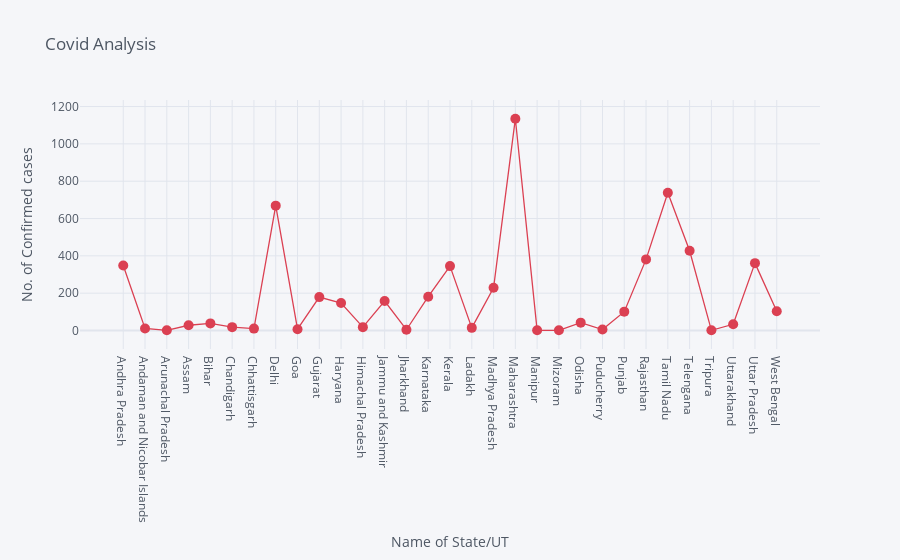
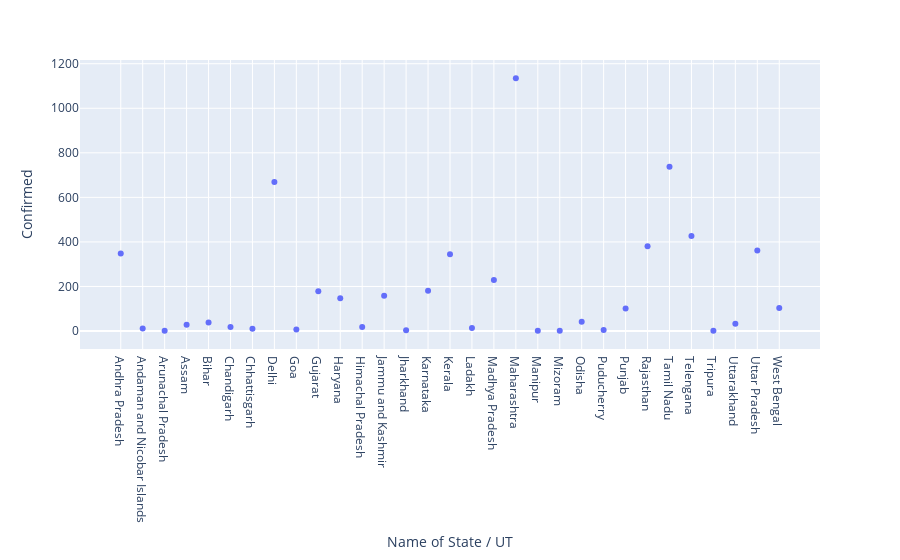

Here is the notebook cell these charts were saved with, in order:
### Code cell
df.iplot(kind='scatter',x='Name of State / UT',y='Confirmed',mode='markers+lines', title='Covid Analysis',xTitle='Name of State/UT',yTitle='No. of Confirmed cases', colors='red',size=10)
#plotly prefer always
px.scatter(df,x='Name of State / UT',y='Confirmed')

### Figure 1 — Plotly figure (JSON) as saved in the notebook; plotly's stock layout.template omitted (floating-point values rounded to 4 significant figures)
{"data": [{"line": {"color": "rgba(219, 64, 82, 1.0)", "dash": "solid", "shape": "linear", "width": 1.3}, "marker": {"size": 10, "symbol": "circle"}, "mode": "markers+lines", "name": "Confirmed", "text": "", "type": "scatter", "x": ["Andhra Pradesh", "Andaman and Nicobar Islands", "Arunachal Pradesh", "Assam", "Bihar", "Chandigarh", "Chhattisgarh", "Delhi", "Goa", "Gujarat", "Haryana", "Himachal Pradesh", "Jammu and Kashmir", "Jharkhand", "Karnataka", "Kerala", "Ladakh", "Madhya Pradesh", "Maharashtra", "Manipur", "Mizoram", "Odisha", "Puducherry", "Punjab", "Rajasthan", "Tamil Nadu", "Telengana", "Tripura", "Uttarakhand", "Uttar Pradesh", "West Bengal"], "y": [348, 11, 1, 28, 38, 18, 10, 669, 7, 179, 147, 18, 158, 4, 181, 345, 14, 229, 1135, 1, 1, 42, 5, 101, 381, 738, 427, 1, 33, 361, 103]}], "layout": {"legend": {"bgcolor": "#F5F6F9", "font": {"color": "#4D5663"}}, "paper_bgcolor": "#F5F6F9", "plot_bgcolor": "#F5F6F9", "title": {"font": {"color": "#4D5663"}, "text": "Covid Analysis"}, "xaxis": {"gridcolor": "#E1E5ED", "showgrid": true, "tickfont": {"color": "#4D5663"}, "title": {"font": {"color": "#4D5663"}, "text": "Name of State/UT"}, "zerolinecolor": "#E1E5ED"}, "yaxis": {"gridcolor": "#E1E5ED", "showgrid": true, "tickfont": {"color": "#4D5663"}, "title": {"font": {"color": "#4D5663"}, "text": "No. of Confirmed cases"}, "zerolinecolor": "#E1E5ED"}}}

### Figure 2 — Plotly figure (JSON) as saved in the notebook; plotly's stock layout.template omitted (floating-point values rounded to 4 significant figures)
{"data": [{"hovertemplate": "Name of State / UT=%{x}<br>Confirmed=%{y}<extra></extra>", "legendgroup": "", "marker": {"color": "#636efa", "symbol": "circle"}, "mode": "markers", "name": "", "showlegend": false, "type": "scatter", "x": ["Andhra Pradesh", "Andaman and Nicobar Islands", "Arunachal Pradesh", "Assam", "Bihar", "Chandigarh", "Chhattisgarh", "Delhi", "Goa", "Gujarat", "Haryana", "Himachal Pradesh", "Jammu and Kashmir", "Jharkhand", "Karnataka", "Kerala", "Ladakh", "Madhya Pradesh", "Maharashtra", "Manipur", "Mizoram", "Odisha", "Puducherry", "Punjab", "Rajasthan", "Tamil Nadu", "Telengana", "Tripura", "Uttarakhand", "Uttar Pradesh", "West Bengal"], "xaxis": "x", "y": [348, 11, 1, 28, 38, 18, 10, 669, 7, 179, 147, 18, 158, 4, 181, 345, 14, 229, 1135, 1, 1, 42, 5, 101, 381, 738, 427, 1, 33, 361, 103], "yaxis": "y"}], "layout": {"legend": {"tracegroupgap": 0}, "margin": {"t": 60}, "xaxis": {"anchor": "y", "domain": [0, 1], "title": {"text": "Name of State / UT"}}, "yaxis": {"anchor": "x", "domain": [0, 1], "title": {"text": "Confirmed"}}}}
